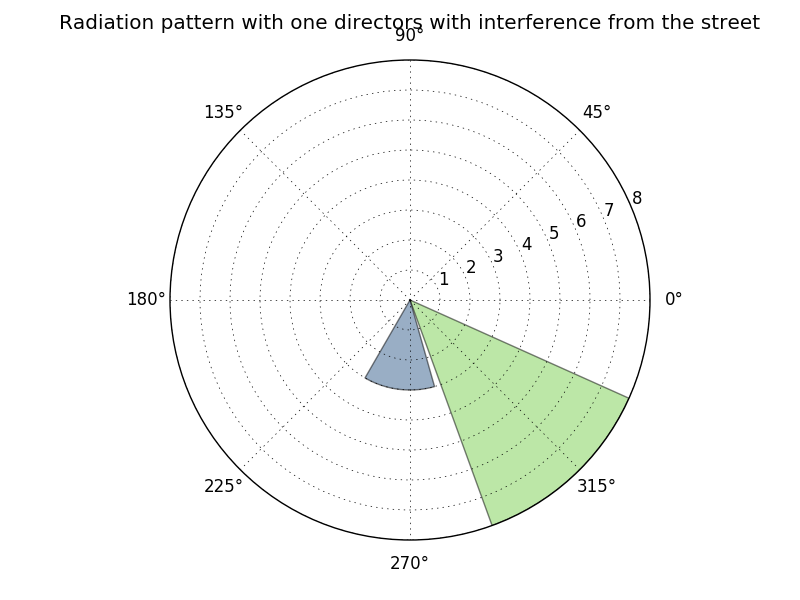

Source code (Python):
# Yagi antenna radiation pattern with one director with interference from the street
import matplotlib.pyplot as plt
import numpy as np


theta = np.array([290, 240])
theta = np.radians(theta)
radii = np.array([8, 3])

ax = plt.subplot(111, projection='polar')
bars = ax.bar(theta, radii, bottom=0.0)

# Use custom colors and opacity
for r, bar in zip(radii, bars):
    bar.set_facecolor(plt.cm.viridis(r / 10.))
    bar.set_alpha(0.5)

plt.title("Radiation pattern with one director with interference from the street")
plt.savefig("with_one_dir_street.png")
plt.show()
